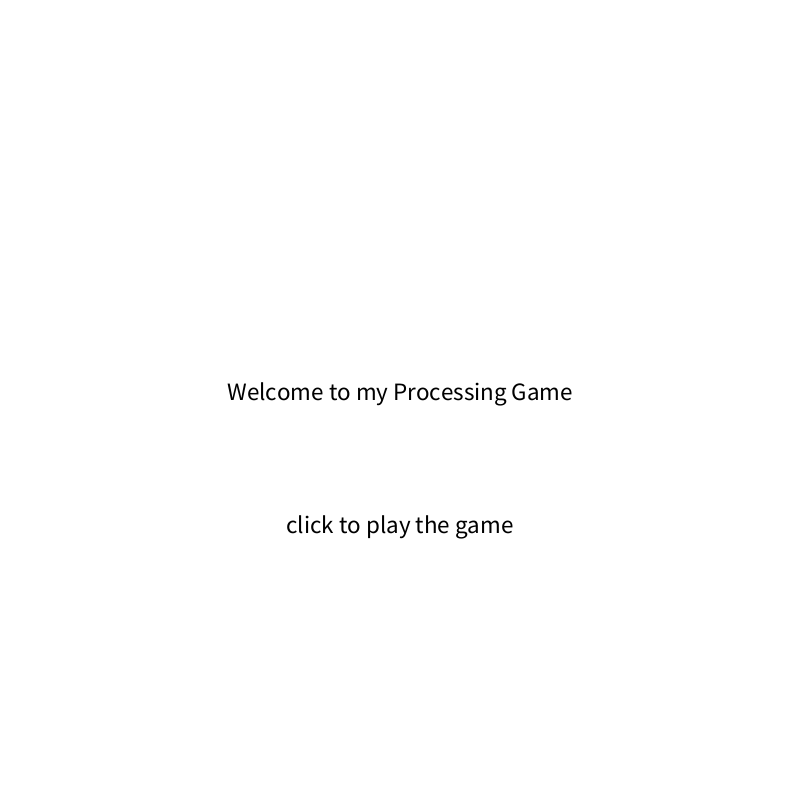
Frame 1 (no input)
Frame 60 (the mouse pressed at the canvas centre just before this capture): identical to frame 1, image omitted
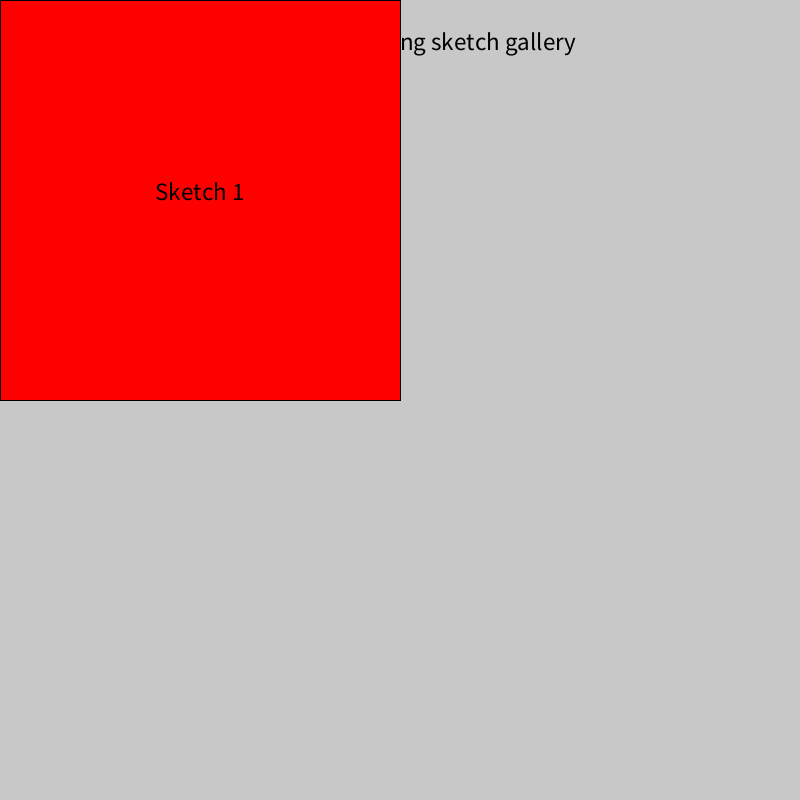
Frame 120 (the mouse held since frame 60 and released just before this capture)

The Processing sketch that drew these frames (run headless with seeded random() and noise(); from frame 60 on, the mouse is pressed at the canvas centre):

// Processing sketch: Midterm_WIP
// ── Midterm_WIP.pde
String state = "pregame"; // Storing our states as Strings 

void setup() {
  size (800, 800);
  textAlign(CENTER);
  textSize(25);
}

////////////////////////////////////////////////////////////

void draw() {
  if (state == "pregame") {
    pregame();
  } else if (state == "game") {
    game();
  } else if (state == "game over") {
    gameover();
  } else if (state == "sketch one") {
    sketchOne();
  } else if (state == "sketch two") {
    sketchTwo();
  } else if (state == "sketch three") {
    sketchThree();
  } else if (state == "sketch four") {
    sketchFour();
  }
  
  println(state);
}

////////////////////////////////////////////////////////////

void mousePressed() {
  if (state == "pregame") {
    state = "game";
  } else if (state == "game over") {
    state = "pregame";
  } else if (state == "game") {
    if (mouseX <= width/2 && mouseY <= height/2) {
      state = "sketch one";
    } else if (mouseX >= width/2 && mouseY <= height/2) {
      state = "sketch two";
    } else if (mouseY >= height/2 && mouseX <= width/2) {
      state = "sketch three";
    } else if (mouseY >= height/2 && mouseX >= width/2) {
      state = "sketch four";
    }
  } else if (state == "sketch one") {
    state = "game over";
  }
  else if (state == "sketch two") {
    state = "game over";
  } else if (state == "sketch two") {
    state = "game over";
  } else if (state == "sketch three") {
    state = "game over";
  } else if (state == "sketch four") {
    state = "game over";
  }
}


////////////////////////////////////////////////////////////

void pregame() {
  background(255);
  fill(0);
  text("Welcome to my Processing Game", width/2, height/2);
  text("click to play the game", width/2, height/1.5);
}

////////////////////////////////////////////////////////////

void game() {
  background(200);
  
  // Display score
  fill(0);
  text("Stevens Processing sketch gallery", width/2, 50);
  
   if (mouseX <= width/2 && mouseY <= height/2 && mouseX >= 0 && mouseY >=0) {
    fill(255,0,0);
    rect(0, 0, width/2, height/2);
    fill(0);
    text("Sketch 1", width/4, height/4);
  } else if(mouseX >= width/2 && mouseY <= height/2 && mouseX <= width && mouseY >=0){
    fill(0,0,255);
    rect(width/2, 0, width/2, height/2);
    fill(0);
    text("Sketch 2", width/1.5, height/4);
    sketchTwo();
  } else if(mouseY >= height/2 && mouseX <= width/2 && mouseY <= height && mouseX <= height) {
    fill(0,255,0);
    rect(0, height/2, width/2, height/2);
    fill(0);
    text("Sketch 3", width/4, height/1.5);
    sketchThree();
  } else if(mouseY >= height/2 && mouseX >= height/2 && mouseX <= width && mouseY <= height) {
    fill(127, 0, 127);
    rect(width/2, height/2, width/2, height/2);
    fill(0);
    text("Sketch 4", width/1.5, height/1.5);
    sketchFour();
  }
  
}

////////////////////////////////////////////////////////////

void gameover() {
  background(255, 0, 0);
  fill(0);
  text("Thanks for visiting", width/2, height/2);
  text("click to see more.", width/2, height/2 + 50);
 
}

////////////////////////////////////////////////////////////

void sketchOne(){
    //stroke(255);
   
   //moon
   fill(255,255,255);
   ellipse(224, 184, 220, 220);
   
   //silhouette of buildings
   fill(80,80,80);
   rect(0, 550, 520, 720);
   rect(300, 450, 320, 340);
   rect(600, 650, 120, 240);
   rect(800, 300, 300, 440);
   rect(1000, 650, 220, 240);

    fill(0,0,0);
   rect(0, 450, 220, 420);
   rect(200, 500, 220, 240);
   rect(500, 650, 100,150);
   rect(900, 350, 300, 320);
   rect(850, 550, 150, 340);
}

void drawSketchOne(){
}


////////////////////////////////////////////////////////////

void sketchTwo(){
}
////////////////////////////////////////////////////////////

void sketchThree(){
}

////////////////////////////////////////////////////////////

void sketchFour(){
}
